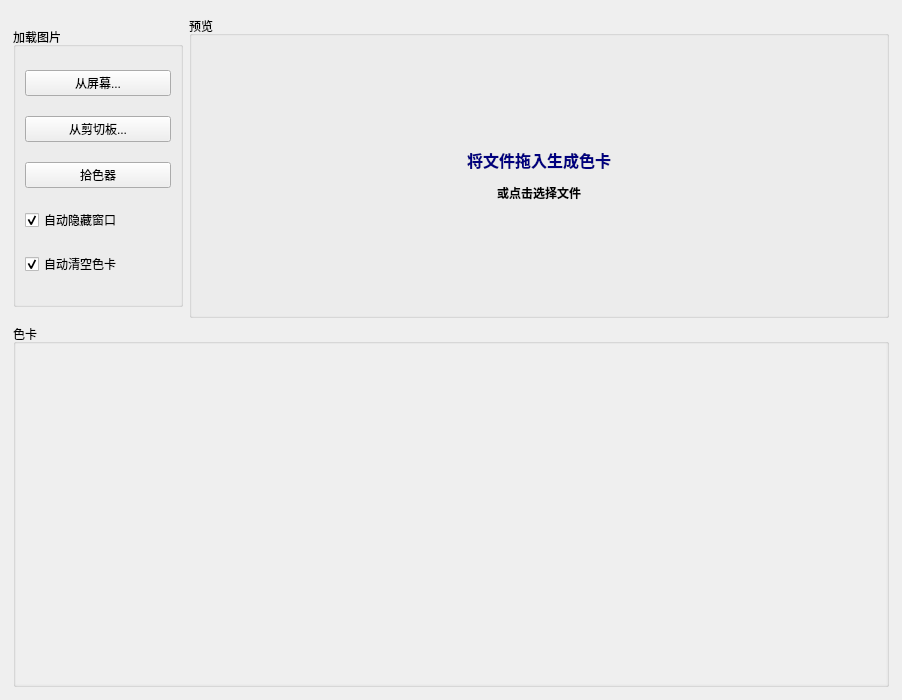
<?xml version="1.0" encoding="UTF-8"?>
<ui version="4.0">
 <class>MainWidget</class>
 <widget class="QWidget" name="MainWidget">
  <property name="geometry">
   <rect>
    <x>0</x>
    <y>0</y>
    <width>900</width>
    <height>700</height>
   </rect>
  </property>
  <property name="sizePolicy">
   <sizepolicy hsizetype="Preferred" vsizetype="Preferred">
    <horstretch>8</horstretch>
    <verstretch>6</verstretch>
   </sizepolicy>
  </property>
  <property name="maximumSize">
   <size>
    <width>16777215</width>
    <height>16777215</height>
   </size>
  </property>
  <property name="sizeIncrement">
   <size>
    <width>8</width>
    <height>6</height>
   </size>
  </property>
  <property name="baseSize">
   <size>
    <width>900</width>
    <height>653</height>
   </size>
  </property>
  <property name="windowTitle">
   <string>iTint 0.0.1</string>
  </property>
  <layout class="QHBoxLayout" name="horizontalLayout_3">
   <item>
    <layout class="QVBoxLayout" name="verticalLayout">
     <property name="leftMargin">
      <number>2</number>
     </property>
     <property name="topMargin">
      <number>5</number>
     </property>
     <property name="rightMargin">
      <number>2</number>
     </property>
     <property name="bottomMargin">
      <number>2</number>
     </property>
     <item>
      <layout class="QHBoxLayout" name="horizontalLayout">
       <item>
        <widget class="QGroupBox" name="groupBox">
         <property name="sizePolicy">
          <sizepolicy hsizetype="Fixed" vsizetype="MinimumExpanding">
           <horstretch>0</horstretch>
           <verstretch>0</verstretch>
          </sizepolicy>
         </property>
         <property name="minimumSize">
          <size>
           <width>170</width>
           <height>0</height>
          </size>
         </property>
         <property name="maximumSize">
          <size>
           <width>170</width>
           <height>280</height>
          </size>
         </property>
         <property name="title">
          <string>加载图片</string>
         </property>
         <property name="alignment">
          <set>Qt::AlignLeading|Qt::AlignLeft|Qt::AlignTop</set>
         </property>
         <property name="flat">
          <bool>false</bool>
         </property>
         <layout class="QVBoxLayout" name="verticalLayout_3">
          <item>
           <widget class="QPushButton" name="btnFromScan">
            <property name="text">
             <string>从屏幕...</string>
            </property>
           </widget>
          </item>
          <item>
           <widget class="QPushButton" name="btnFromClipboard">
            <property name="text">
             <string>从剪切板...</string>
            </property>
           </widget>
          </item>
          <item>
           <widget class="QPushButton" name="btnColorPickup">
            <property name="text">
             <string>拾色器</string>
            </property>
           </widget>
          </item>
          <item>
           <widget class="QCheckBox" name="cBtnAutoHide">
            <property name="text">
             <string>自动隐藏窗口</string>
            </property>
            <property name="checked">
             <bool>true</bool>
            </property>
           </widget>
          </item>
          <item>
           <widget class="QCheckBox" name="cBtnAutoClear">
            <property name="text">
             <string>自动清空色卡</string>
            </property>
            <property name="checked">
             <bool>true</bool>
            </property>
           </widget>
          </item>
         </layout>
        </widget>
       </item>
       <item>
        <widget class="QGroupBox" name="imagePreview">
         <property name="sizePolicy">
          <sizepolicy hsizetype="Expanding" vsizetype="MinimumExpanding">
           <horstretch>4</horstretch>
           <verstretch>0</verstretch>
          </sizepolicy>
         </property>
         <property name="minimumSize">
          <size>
           <width>700</width>
           <height>280</height>
          </size>
         </property>
         <property name="title">
          <string>预览</string>
         </property>
         <layout class="QHBoxLayout" name="horizontalLayout_2">
          <item>
           <widget class="QLabel" name="labelImagePreview">
            <property name="sizePolicy">
             <sizepolicy hsizetype="Expanding" vsizetype="Expanding">
              <horstretch>0</horstretch>
              <verstretch>0</verstretch>
             </sizepolicy>
            </property>
            <property name="minimumSize">
             <size>
              <width>600</width>
              <height>260</height>
             </size>
            </property>
            <property name="text">
             <string>&lt;html&gt;&lt;head/&gt;&lt;body&gt;&lt;p align=&quot;center&quot;&gt;&lt;span style=&quot; font-size:12pt; font-weight:600; color:#00007f;&quot;&gt;将文件拖入生成色卡&lt;/span&gt;&lt;/p&gt;&lt;p align=&quot;center&quot;&gt;&lt;span style=&quot; font-weight:600;&quot;&gt;或点击选择文件&lt;/span&gt;&lt;/p&gt;&lt;/body&gt;&lt;/html&gt;</string>
            </property>
            <property name="textFormat">
             <enum>Qt::AutoText</enum>
            </property>
            <property name="scaledContents">
             <bool>false</bool>
            </property>
            <property name="alignment">
             <set>Qt::AlignCenter</set>
            </property>
           </widget>
          </item>
         </layout>
        </widget>
       </item>
      </layout>
     </item>
     <item>
      <widget class="QGroupBox" name="frameColorDisplay">
       <property name="sizePolicy">
        <sizepolicy hsizetype="Expanding" vsizetype="Preferred">
         <horstretch>0</horstretch>
         <verstretch>0</verstretch>
        </sizepolicy>
       </property>
       <property name="minimumSize">
        <size>
         <width>875</width>
         <height>360</height>
        </size>
       </property>
       <property name="title">
        <string>色卡</string>
       </property>
       <property name="flat">
        <bool>false</bool>
       </property>
       <layout class="QVBoxLayout" name="verticalLayout_2">
        <property name="leftMargin">
         <number>0</number>
        </property>
        <property name="topMargin">
         <number>0</number>
        </property>
        <property name="rightMargin">
         <number>0</number>
        </property>
        <property name="bottomMargin">
         <number>0</number>
        </property>
        <item>
         <widget class="QScrollArea" name="scrollArea">
          <property name="sizePolicy">
           <sizepolicy hsizetype="Expanding" vsizetype="MinimumExpanding">
            <horstretch>0</horstretch>
            <verstretch>0</verstretch>
           </sizepolicy>
          </property>
          <property name="minimumSize">
           <size>
            <width>0</width>
            <height>340</height>
           </size>
          </property>
          <property name="maximumSize">
           <size>
            <width>16777215</width>
            <height>340</height>
           </size>
          </property>
          <property name="frameShape">
           <enum>QFrame::NoFrame</enum>
          </property>
          <property name="lineWidth">
           <number>1</number>
          </property>
          <property name="widgetResizable">
           <bool>true</bool>
          </property>
          <widget class="QWidget" name="colorDisplayContent">
           <property name="geometry">
            <rect>
             <x>0</x>
             <y>0</y>
             <width>872</width>
             <height>340</height>
            </rect>
           </property>
          </widget>
         </widget>
        </item>
       </layout>
      </widget>
     </item>
    </layout>
   </item>
  </layout>
 </widget>
 <resources/>
 <connections/>
</ui>
